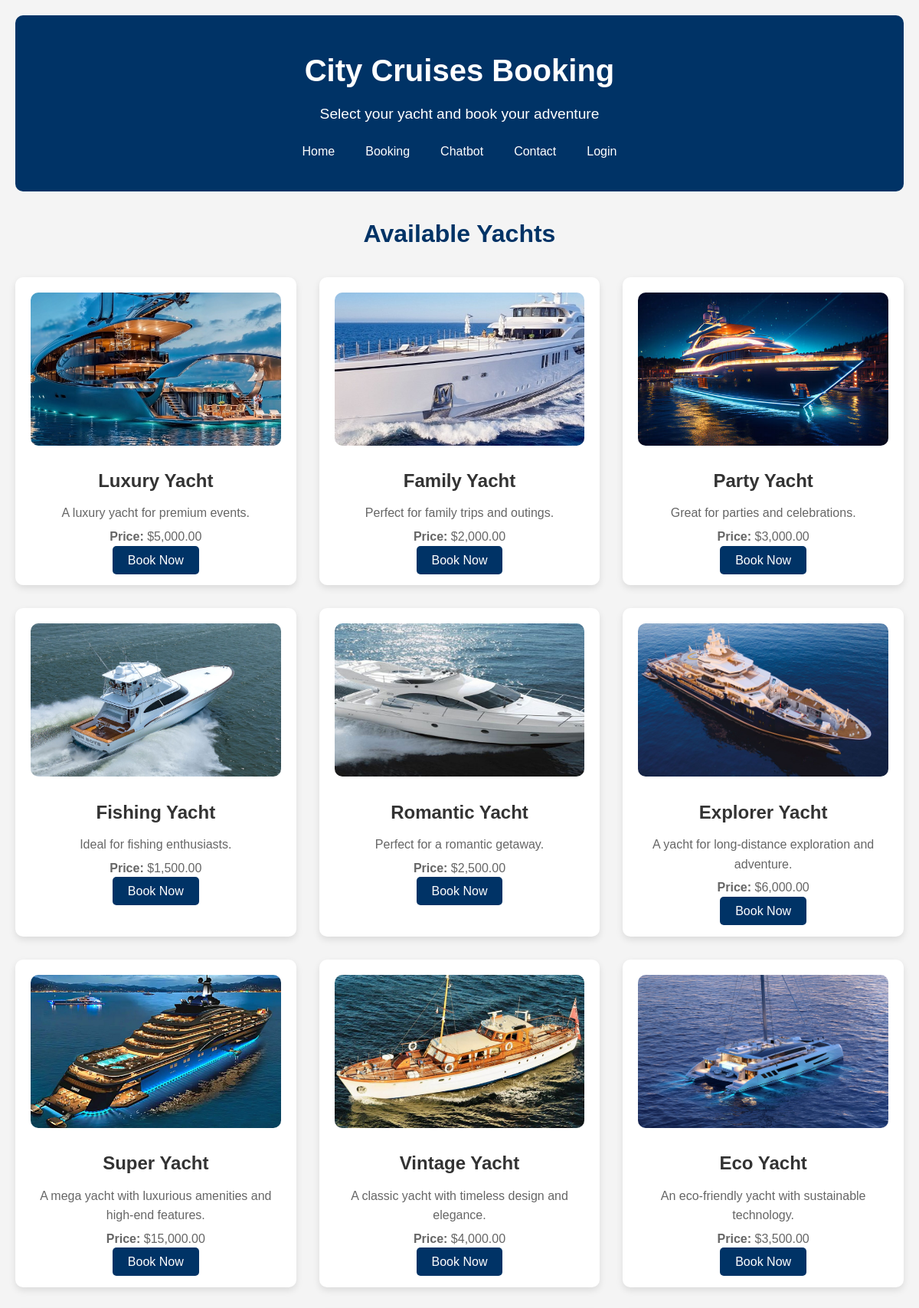
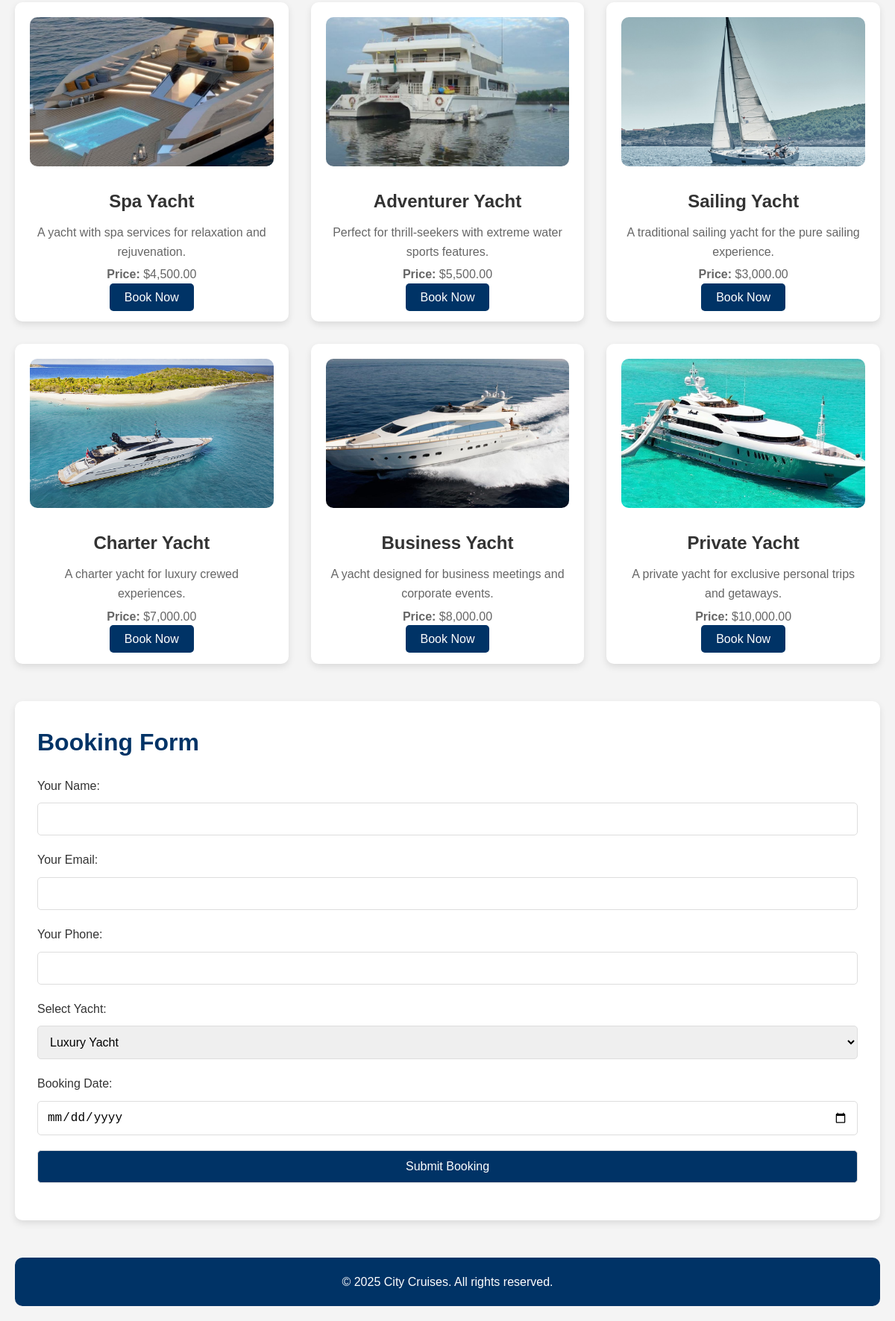
Screenshot of /booking.php with the database file from the repository (2 pictures, top to bottom).
### tables this page shows
CREATE TABLE yachts (
    id INT AUTO_INCREMENT PRIMARY KEY,
    name VARCHAR(100) NOT NULL,
    description TEXT NOT NULL,
    price DECIMAL(10, 2) NOT NULL,
    image VARCHAR(255) NOT NULL
);

### booking.php (the view, shortened to what this page needs)
<?php
$host = 'localhost';
$db = 'city_cruises';
$user = 'root';
$pass = '';
$conn = new mysqli($host, $user, $pass, $db);
$namePrefill = $_SESSION['user'] ?? '';
$emailPrefill = $_SESSION['email'] ?? '';
$sql = "SELECT * FROM yachts";
$result = $conn->query($sql);
?>
<!DOCTYPE html>
<html lang="en">
<head>
    <link rel="stylesheet" href="styles.css">
</head>
<body>
<div class="container">
    <header>
        <h1>City Cruises Booking</h1>
        <p>Select your yacht and book your adventure</p>
        <nav>
            <ul>
                <li><a href="index.php">Home</a></li>
                <li><a href="booking.php">Booking</a></li>
                <li><a href="chatbot.php">Chatbot</a></li>
                <li><a href="contact.php">Contact</a></li>
                <?php if (isset($_SESSION['role']) && $_SESSION['role'] === 'admin'): ?>
                    <li><a href="admin/dashboard.php">Admin Panel</a></li>
                    <li><a href="logout.php">Logout</a></li>
                <?php elseif (isset($_SESSION['role']) && $_SESSION['role'] === 'user'): ?>
                    <li><a href="user/mybookings.php">My Bookings</a></li>
                    <li><a href="logout.php">Logout</a></li>
                <?php else: ?>
                    <li><a href="user/login.php">Login</a></li>
                <?php endif; ?>
            </ul>
        </nav>
    </header>
    <section class="yachts">
        <h2>Available Yachts</h2>
        <div class="yacht-grid">
            <?php
            if ($result->num_rows > 0) {
                while ($row = $result->fetch_assoc()) {
                    echo '<div class="yacht-card">';
                    echo '<img src="assets/' . $row['image'] . '" alt="' . $row['name'] . '">';
                    echo '<h3>' . $row['name'] . '</h3>';
                    echo '<p>' . $row['description'] . '</p>';
                    echo '<p><strong>Price:</strong> $' . number_format($row['price'], 2) . '</p>';
                    echo '<a href="booking.php?yacht_id=' . $row['id'] . '#booking-form" class="btn">Book Now</a>';
                    echo '</div>';
                }
            } else {
                echo '<p>No yachts available at the moment.</p>';
            }
            ?>
        </div>
    </section>
    <section id="booking-form">
        <h2>Booking Form</h2>
        <form id="bookingForm" method="POST">
            <label for="name">Your Name:</label>
            <input type="text" id="name" name="name" required value="<?= htmlspecialchars($namePrefill) ?>" <?= isset($_SESSION['user']) ? 'readonly' : '' ?>>
            <label for="email">Your Email:</label>
            <input type="email" id="email" name="email" required value="<?= htmlspecialchars($emailPrefill) ?>" <?= isset($_SESSION['email']) ? 'readonly' : '' ?>>
            <label for="phone">Your Phone:</label>
            <input type="text" id="phone" name="phone" required>
            <label for="yacht">Select Yacht:</label>
            <select id="yacht" name="yacht_id" required>
                <?php
                $result->data_seek(0);
                while ($row = $result->fetch_assoc()) {
                    echo '<option value="' . $row['id'] . '">' . $row['name'] . '</option>';
                }
                ?>
            </select>
            <label for="date">Booking Date:</label>
            <input type="date" id="date" name="booking_date" required>
            <button type="submit" class="btn">Submit Booking</button>
        </form>
    </section>
    <footer>
        <p>&copy; <?= date("Y") ?> City Cruises. All rights reserved.</p>
    </footer>
</div>
</body>
</html>

### styles.css (style rules this page uses)
* { margin: 0; padding: 0; box-sizing: border-box; }
body { font-family: 'Arial', sans-serif; line-height: 1.6; background-color: #f4f4f4; color: #333; }
.container { width: 100%; max-width: 1200px; margin: 0 auto; padding: 20px; }
header { text-align: center; background-color: #003366; color: #fff; padding: 40px 20px; border-radius: 10px; margin-bottom: 30px; }
header h1 { font-size: 2.5rem; margin-bottom: 10px; }
header p { font-size: 1.2rem; margin-bottom: 20px; }
nav { margin-top: 20px; }
nav ul { list-style: none; display: flex; justify-content: center; gap: 20px; padding: 0; }
nav ul li { display: inline; }
nav ul li a { color: #fff; text-decoration: none; font-size: 1rem; padding: 5px 10px; border-radius: 5px; transition: background-color 0.3s ease; }
.yachts { text-align: center; margin-bottom: 50px; }
.yachts h2 { font-size: 2rem; color: #003366; margin-bottom: 30px; }
.yacht-grid { display: grid; grid-template-columns: repeat(auto-fit, minmax(280px, 1fr)); gap: 30px; }
.yacht-card { background-color: #fff; padding: 20px; border-radius: 10px; box-shadow: 0 4px 10px rgba(0, 0, 0, 0.1); text-align: center; transition: transform 0.3s ease, box-shadow 0.3s ease; }
.yacht-card img { width: 100%; height: 200px; object-fit: cover; border-radius: 10px; margin-bottom: 20px; }
.yacht-card h3 { font-size: 1.5rem; margin-bottom: 10px; }
.yacht-card p { font-size: 1rem; color: #666; padding-bottom: 5px; }
.yacht-card a { background-color: #003366; color: #fff; padding: 10px 20px; font-size: 1rem; text-decoration: none; border-radius: 5px; transition: background-color 0.3s ease; }
#booking-form { background-color: #fff; padding: 30px; border-radius: 10px; box-shadow: 0 4px 10px rgba(0, 0, 0, 0.1); margin-bottom: 50px; }
#booking-form h2 { font-size: 2rem; color: #003366; margin-bottom: 20px; }
#booking-form label { font-size: 1rem; margin-bottom: 10px; display: block; }
#booking-form input, #booking-form select, #booking-form button { width: 100%; padding: 12px; margin-bottom: 20px; border: 1px solid #ddd; border-radius: 5px; font-size: 1rem; }
#booking-form button { background-color: #003366; color: #fff; cursor: pointer; transition: background-color 0.3s ease; }
.btn { background-color: #2196F3; color: white; padding: 10px 20px; border-radius: 25px; border: none; cursor: pointer; transition: background-color 0.3s; }
footer { text-align: center; padding: 20px; background-color: #003366; color: #fff; border-radius: 10px; margin-top: 50px; }
footer p { font-size: 1rem; }

### rows the page displays
yachts: image (picture), name "Luxury Yacht", description "A luxury yacht for premium events.", price "5,000.00"
yachts: image (picture), name "Family Yacht", description "Perfect for family trips and outings.", price "2,000.00"
yachts: image (picture), name "Party Yacht", description "Great for parties and celebrations.", price "3,000.00"
yachts: image (picture), name "Fishing Yacht", description "Ideal for fishing enthusiasts.", price "1,500.00"
yachts: image (picture), name "Romantic Yacht", description "Perfect for a romantic getaway.", price "2,500.00"
yachts: image (picture), name "Explorer Yacht", description "A yacht for long-distance exploration and adventure.", price "6,000.00"
yachts: image (picture), name "Super Yacht", description "A mega yacht with luxurious amenities and high-end features.", price "15,000.00"
yachts: image (picture), name "Vintage Yacht", description "A classic yacht with timeless design and elegance.", price "4,000.00"
yachts: image (picture), name "Eco Yacht", description "An eco-friendly yacht with sustainable technology.", price "3,500.00"
yachts: image (picture), name "Spa Yacht", description "A yacht with spa services for relaxation and rejuvenation.", price "4,500.00"
yachts: image (picture), name "Adventurer Yacht", description "Perfect for thrill-seekers with extreme water sports features.", price "5,500.00"
yachts: image (picture), name "Sailing Yacht", description "A traditional sailing yacht for the pure sailing experience.", price "3,000.00"
yachts: image (picture), name "Charter Yacht", description "A charter yacht for luxury crewed experiences.", price "7,000.00"
yachts: image (picture), name "Business Yacht", description "A yacht designed for business meetings and corporate events.", price "8,000.00"
yachts: image (picture), name "Private Yacht", description "A private yacht for exclusive personal trips and getaways.", price "10,000.00"

### other values shown
form field yacht_id "Luxury Yacht"
